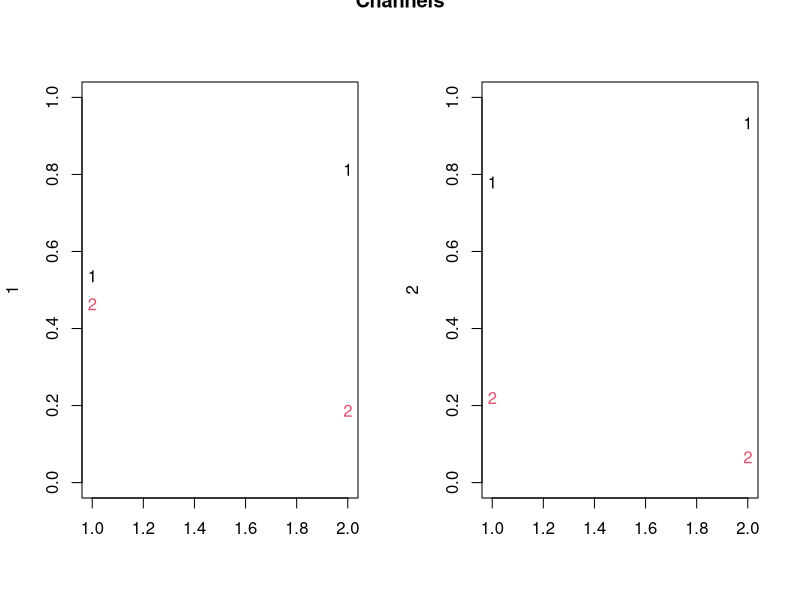
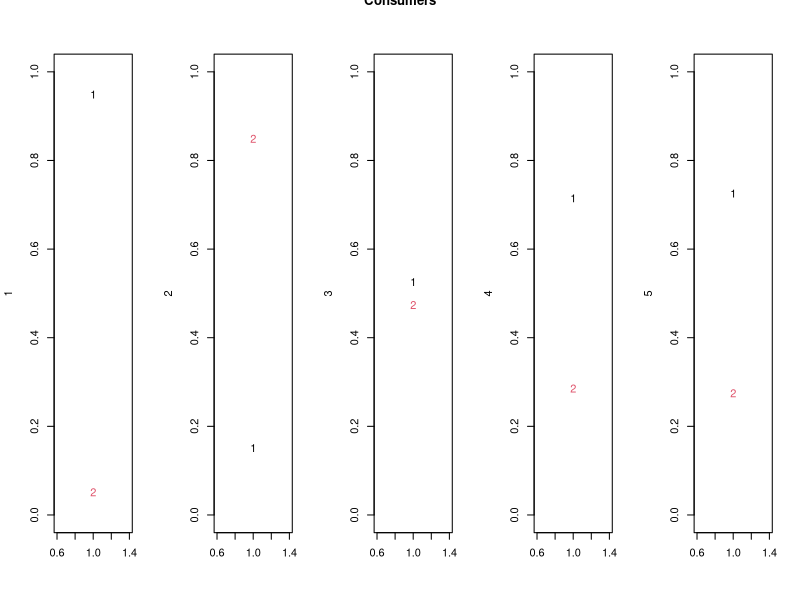

These charts were generated, in order, by the following R code: (Note: this script raises an error after producing the figures.)
GenPriorVec<-function(s){
  vec<-rexp(s)
  return(vec/sum(vec))
}

GenChannelMatrix<-function(s){
  #Rows represent signals, columns represent states of the world.
  #Columns: States of the world (w)
  #Rows: The probability of sending signal s in a given state of the world w : Pi(s|w)
  #Each column should sum up to 1.
  ChannelMatrix<-matrix(0,nrow=s,ncol=s)
  for(i in 1:s){
    vec<-rexp(s)
    ChannelMatrix[,i]<-(vec/sum(vec))
  }
  return(ChannelMatrix)
}


GenMultipleChannels<-function(n,s){
  #Generates n channels, in a world where the state space has s elements.
  ChanList<-array(dim=c(s,s,n))
  for(i in 1:n){
    ChanList[,,i]<-GenChannelMatrix(s)
  }
  return(ChanList)
  
}

GenMultipleConsumers<-function(n,s){
  #Generates n consumers, in a world where the state space has s elements.
  ConList<-array(dim=c(1,s,n))
  for(i in 1:n){
    ConList[,,i]<-GenPriorVec(s)
  }
  return(ConList)
  
}


ProbOfPosterior<-function(ChannelMat, PriorVec){
  #A channel's signaling strategy generates a distribution over posterior distributions.
  #Given a channel matrix with s signals, there are s possible posteriors.
  #This function calculates the probability of each posterior.
  return(ChannelMat%*%PriorVec)
}

CalcPosterior<-function(ChannelMat, PriorVec){
  #Given a channel's signal matrix and a prior vector, 
  #calculates the posterior matrix.
  #Rows represent signals, and columns represent states of the world.
  #Each row is a different posterior: The posterior realized when the signal is s.
  #So each element is mu_s(w): 
  #The posterior probability assigned to the state w when signal s is observed.
  UnWeighted<-t(t(ChannelMat)*PriorVec)
  Weights<-ProbOfPosterior(ChannelMat,PriorVec)
  for(i in 1:nrow(UnWeighted)){
    UnWeighted[i,]<-UnWeighted[i,]/Weights[i,1]
  }
  return(UnWeighted)
}

ShannonEntropy<-function(PosteriorMatrix){
  #This returns the shannon entropy vector given a posterior matrix.
  #Each row is the SE of the corresponding row in the Posterior Matrix.
  SEvec<-as.matrix(rep(0,nrow(PosteriorMatrix)))
  for(i in 1:nrow(PosteriorMatrix)){
    SEvec[i,]<- -PosteriorMatrix[i,]%*%log(PosteriorMatrix[i,])
  }
  return(SEvec)
}

KLDivergence<-function(PosteriorMatrix,PriorVec){
  #Returns the KL Divergence matrix, between the prior and the posterior distribution matrix.
  #Each row is the KL-Divergence between the prior and the corresponding
  #posterior distribution (row) of the Posterior Matrix.
  LogRatioMatrix<-log(t(PriorVec/t(PosteriorMatrix)))
  return(LogRatioMatrix%*%PriorVec)
}

ExpectedCost<-function(ChannelMat,PriorVec,alpha){
  #Returns the expected cost of watching Channel Matrix with the prior distribution PriorVec.
  #Alpha is the weight on Expected Shannon Entropy: expected degree of uncertainty in the posteriors.
  #1-Alpha is the weight on the expected KL Divergence: expected difference between prior and posteriors.
  Posterior<-CalcPosterior(ChannelMat,PriorVec)
  PostProbs<-ProbOfPosterior(ChannelMat,PriorVec)
  SE<-ShannonEntropy(Posterior)
  KLD<-KLDivergence(Posterior,PriorVec)
  return(alpha*sum(SE*PostProbs) + (1-alpha)*sum(KLD*PostProbs))
}


ChooseBestChannel<-function(ChannelList,priorvec,alpha){
  #Chooses the best channel for consumer with the given prior vector.
  MinCost<-.Machine$double.xmax
  Minimizer<-0
  NoChannel<-dim(ChannelList)[3]
  for(i in 1:NoChannel){
    cost<-ExpectedCost(ChannelList[,,i],priorvec,alpha)
    if(cost<MinCost){
      MinCost<-cost
      Minimizer<-i
    }
  }
  return(Minimizer)
  
}


PlotChannels<-function(ChannelList){
  #Plot the signaling strategies of each channel
  NoChannel<-dim(ChannelList)[3]
  par(mfcol=c(1,NoChannel))
  for(i in 1:NoChannel){
    matplot(t(ChannelList[,,i]),ylim = c(0,1),ylab = as.character(i))
  }
  title("Channels",outer="TRUE")
}

PlotConsumers<-function(ConsumerList){
  #Plot the priors for each consumer
  NoCon<-dim(ConsumerList)[3]
  par(mfcol=c(1,NoCon))
  for(i in 1:NoCon){
    matplot(t(ConsumerList[,,i]),ylim = c(0,1),ylab = as.character(i))
  }
  title("Consumers",outer = TRUE)
}


SimulateChoiceRandom<-function(Nconsumers,Nchannels,Nstates,alpha){
  #Simulate the model with random channels and consumers.
  #Choose the number of consumers and channels, and states of the world.
  #Generates random channel strategies and consumer priors.
  #Plots the generated channel strategies and consumer priors.
  #Calculates the optimal choice for each consumer.
  #Plots the consumer prior and the chosen channel's strategy side by side.
  #If there are a large number of consumers and channels,
  #the plot panel in R needs to be modified to be very large,
  #or it will throw an error saying 'figure margins too large'.
  ChannelMat<-GenMultipleChannels(Nchannels,Nstates)
  ConsumerMat<-GenMultipleConsumers(Nconsumers,Nstates)
  PlotChannels(ChannelMat)
  PlotConsumers(ConsumerMat)
  ChoiceVector<-rep(0,dim(ConsumerMat)[3])
  par(mfrow=c(dim(ConsumerMat)[3],2))
  for(i in 1:dim(ConsumerMat)[3]){
    ChoiceVector[i]<-ChooseBestChannel(ChannelMat,ConsumerMat[,,i],alpha)
    matplot(t(ConsumerMat[,,i]),ylim = c(0,1),ylab = as.character(i))
    matplot(t(ChannelMat[,,ChoiceVector[i]]),ylim = c(0,1),ylab = as.character(ChoiceVector[i]))
  }
  title("Choices",outer=TRUE)
  return(ChoiceVector)
}



GenerateChoice<-function(ConsumerMat,ChannelMat,alpha){
  #Generate Choice with pre-made consumer and channel matrices.
  #Plots channel strategies, consumer priors, and the choice.
  #Calculates the optimal choice for each consumer.
  #Plots the consumer prior and the chosen channel's strategy side by side.
  #If there are a large number of consumers and channels,
  #the plot panel in R needs to be modified to be very large,
  #or it will throw an error saying 'figure margins too large'.
  #Returns the choice vector.
  PlotChannels(ChannelMat)
  PlotConsumers(ConsumerMat)
  ChoiceVector<-rep(0,dim(ConsumerMat)[3])
  par(mfrow=c(dim(ConsumerMat)[3],2))
  for(i in 1:dim(ConsumerMat)[3]){
    ChoiceVector[i]<-ChooseBestChannel(ChannelMat,ConsumerMat[,,i],alpha)
    matplot(t(ConsumerMat[,,i]),ylim = c(0,1),ylab = as.character(i))
    matplot(t(ChannelMat[,,ChoiceVector[i]]),ylim = c(0,1),ylab = as.character(ChoiceVector[i]))
  }
  title("Choices",outer=TRUE)
  return(ChoiceVector)
}

SimulateChoiceRandom(5,2,2,0.5)